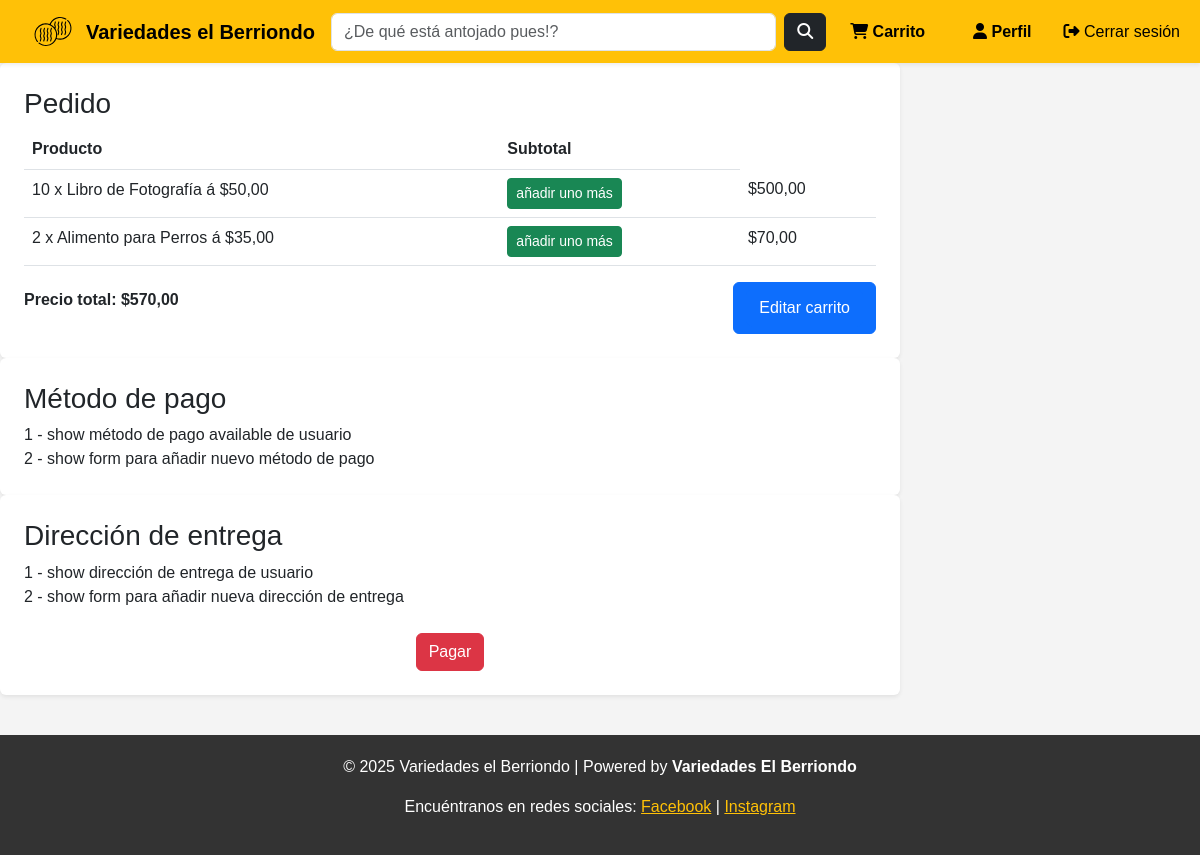
The app's page /checkout/ (signed in) with its own data.
### general/models.py (models this page shows, shortened)
class Carrito(models.Model):
    usuario = models.ForeignKey(User, on_delete=models.CASCADE)
    producto = models.ForeignKey(Producto, on_delete=models.CASCADE)
    cantidad = models.PositiveIntegerField(default=1)
    @property
    def subtotal(self):
        return self.producto.precio * self.cantidad

class Producto(models.Model):
    nombre = models.CharField(max_length=200)
    descripcion = models.TextField(blank=True, null=True)
    precio = models.DecimalField(max_digits=10, decimal_places=2)
    stock = models.PositiveIntegerField(default=0)
    categoria = models.ForeignKey(Categoria, on_delete=models.CASCADE, related_name="productos")
    imagen = models.ImageField(upload_to="productos/", blank=True, null=True)
    fecha_creacion = models.DateTimeField(default=now)

### general/views.py (the view)
# urls.py: path('checkout/', checkout, name='checkout'),
def checkout(request):
    total_price = sum(item.subtotal for item in request.user.carrito_set.all())
    form = PaymentForm()
    if request.method == 'POST':
        form = PaymentForm(request.POST)
        if form.is_valid():
            return redirect('index')
    else:
        form = PaymentForm()
    context = {
        'total_price': total_price,
        'form': form
    }
    return render(request, 'checkout.html', context)

### general/forms.py
class PaymentForm(forms.ModelForm):
    card_number = forms.CharField(widget=forms.NumberInput(attrs={'class': 'form-control'}), label="Número de tarjeta", required=True)
    expiration_date = forms.DateField(widget=forms.DateInput(attrs={'class': 'form-control'}), label="Fecha de expiración", required=True)
    cvv = forms.CharField(widget=forms.NumberInput(attrs={'class': 'form-control'}), label="CVV", required=True)
    class Meta:
        model = UserProfile
        fields = ["card_number", "expiration_date", "cvv"]

### variedadesElBerriendo/templates/checkout.html (shortened to what this page needs)
{% extends 'base.html' %}
{% load static %}
{% block content %}
<div class="col-md-9">
    <div class="main-content tab-content">
        <div class="tab-pane fade show active">
            <section class="profile-section bg-white p-4 rounded shadow-sm">
                <h3>Pedido</h3>
                <table class="table checkout-table">
                    <thead>
                        <tr>
                            <th>Producto</th>
                            <th>Subtotal</th>
                        </tr>
                    <tbody>
                        {% for item in request.user.carrito_set.all %}
                            <tr>
                                <td>{{item.cantidad}} x {{ item.producto.nombre }} á ${{ item.producto.precio }}</td>
                                <td>
                                    <form method="POST" action="{% url 'añadir_otro' item.id %}">
                                        <button type="submit" class="btn btn-success btn-sm">añadir uno más</button>
                                    </form>
                                <td>${{ item.subtotal}}</td>
                            </tr>
                        {% endfor %}
                    </tbody>
                </table>
                <div class="d-flex justify-content-between align-items-center">
                    <p><b>Precio total: ${{ total_price }}</b></p>
                    <div class="btn btn-primary">
                        <a href="{% url 'carrito' %}" class="btn btn-primary">Editar carrito</a>
                    </div>
                </div>
            </section>
            <section class="profile-section bg-white p-4 rounded shadow-sm">
                <h3>Método de pago</h3>
                <div> 1 - show método de pago available de usuario</div>
                <div> 2 - show form para añadir nuevo método de pago</div>
            </section>
            <section class="profile-section bg-white p-4 rounded shadow-sm">
                <h3>Dirección de entrega</h3>
                <div> 1 - show dirección de entrega de usuario</div>
                <div> 2 - show form para añadir nueva dirección de entrega</div>
                <div class="d-flex justify-content-center mt-4">
                    <a href="{% url 'index' %}" class="btn btn-danger">Pagar</a>
                </div>
            </section>
    </div>
</div>
{% endblock %}

### variedadesElBerriendo/static/css/styles.css (style rules this page uses)
body { font-family: 'Arial', sans-serif; margin: 0; padding: 0; background-color: #f4f4f4; }

### records on screen
Carrito: cantidad "10", producto.nombre "Libro de Fotografía", producto.precio "50,00", subtotal "500,00"
Carrito: cantidad "2", producto.nombre "Alimento para Perros", producto.precio "35,00", subtotal "70,00"

### other values on screen
{{ total_price }} "570,00"
